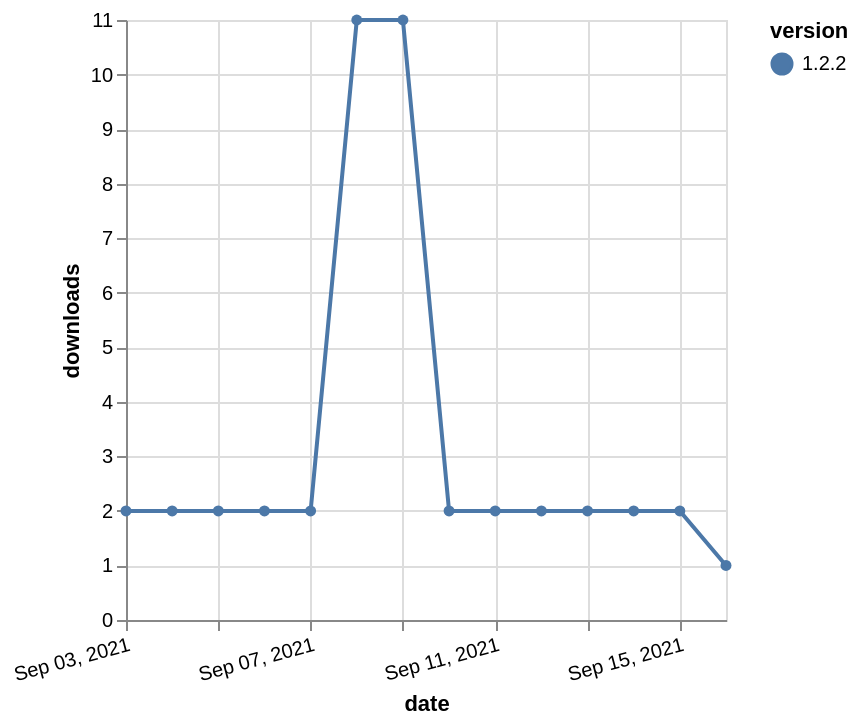

Specify this chart in Vega-Lite:
### Vega-Lite specification from a JSON file in a GitHub repository (floating-point values rounded to 4 significant figures)
{"$schema": "https://vega.github.io/schema/vega-lite/v5.json", "description": "A simple bar chart with embedded data.", "data": {"values": [{"date": "2021-09-03", "total": 1309, "delta": 2, "version": "1.2.2"}, {"date": "2021-09-04", "total": 1311, "delta": 2, "version": "1.2.2"}, {"date": "2021-09-05", "total": 1313, "delta": 2, "version": "1.2.2"}, {"date": "2021-09-06", "total": 1315, "delta": 2, "version": "1.2.2"}, {"date": "2021-09-07", "total": 1317, "delta": 2, "version": "1.2.2"}, {"date": "2021-09-08", "total": 1328, "delta": 11, "version": "1.2.2"}, {"date": "2021-09-09", "total": 1339, "delta": 11, "version": "1.2.2"}, {"date": "2021-09-10", "total": 1341, "delta": 2, "version": "1.2.2"}, {"date": "2021-09-11", "total": 1343, "delta": 2, "version": "1.2.2"}, {"date": "2021-09-12", "total": 1345, "delta": 2, "version": "1.2.2"}, {"date": "2021-09-13", "total": 1347, "delta": 2, "version": "1.2.2"}, {"date": "2021-09-14", "total": 1349, "delta": 2, "version": "1.2.2"}, {"date": "2021-09-15", "total": 1351, "delta": 2, "version": "1.2.2"}, {"date": "2021-09-16", "total": 1352, "delta": 1, "version": "1.2.2"}]}, "width": "container", "mark": {"type": "line", "point": {"filled": true}}, "encoding": {"x": {"field": "date", "type": "temporal", "timeUnit": "yearmonthdate", "title": "date", "axis": {"labelAngle": -15}}, "y": {"field": "delta", "type": "quantitative", "title": "downloads"}, "color": {"field": "version", "type": "nominal"}, "tooltip": {"field": "delta"}}}
